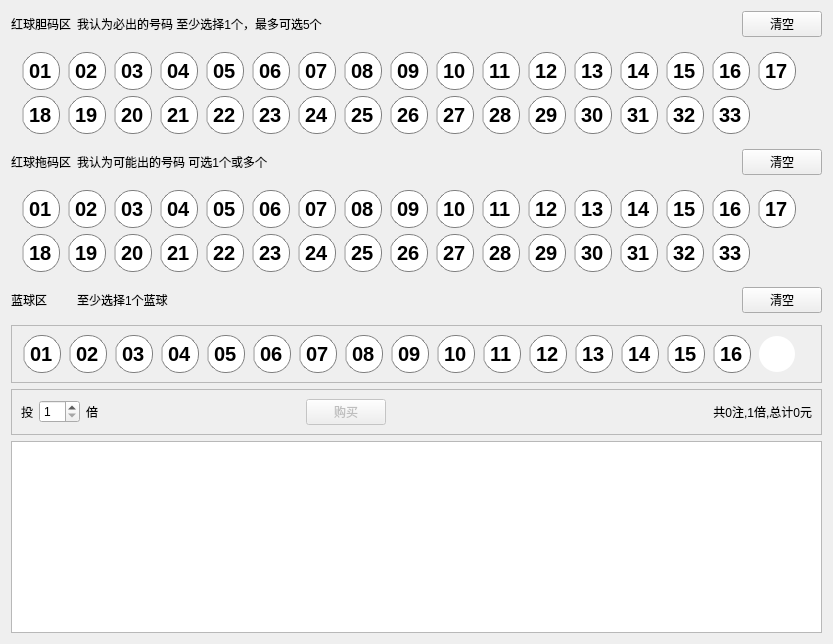
         <widget class="QWidget" name="tab_6">
          <attribute name="title">
           <string>胆拖投注</string>
          </attribute>
          <layout class="QGridLayout" name="gridLayout_13">
           <item row="2" column="2">
            <spacer name="horizontalSpacer_6">
             <property name="orientation">
              <enum>Qt::Horizontal</enum>
             </property>
             <property name="sizeHint" stdset="0">
              <size>
               <width>332</width>
               <height>20</height>
              </size>
             </property>
            </spacer>
           </item>
           <item row="2" column="3">
            <widget class="QPushButton" name="TRC">
             <property name="text">
              <string>清空</string>
             </property>
            </widget>
           </item>
           <item row="0" column="0">
            <widget class="QLabel" name="label_9">
             <property name="text">
              <string>红球胆码区</string>
             </property>
            </widget>
           </item>
           <item row="2" column="1">
            <widget class="QLabel" name="label_13">
             <property name="text">
              <string>我认为可能出的号码 可选1个或多个</string>
             </property>
            </widget>
           </item>
           <item row="6" column="0" colspan="4">
            <widget class="QFrame" name="DTBF">
             <property name="styleSheet">
              <string notr="true">QCheckBox::indicator{
  width: 0;
}
QCheckBox{
  font-weight: bold;
  font-size: 20px;
  min-width: 36px;
  max-width: 36px;
  max-height: 36px;
  min-height: 36px;
  border-style: solid;
  border-width: 1px;
  border-radius: 18px;
  border-color: gray;
  background: white;
}
QCheckBox:checked{
  color: white;
  border-width: 0;
  background: blue;
}</string>
             </property>
             <property name="frameShape">
              <enum>QFrame::StyledPanel</enum>
             </property>
             <property name="frameShadow">
              <enum>QFrame::Raised</enum>
             </property>
             <layout class="QGridLayout" name="gridLayout_11">
              <item row="0" column="16">
               <widget class="QPushButton" name="DTB0">
                <property name="styleSheet">
                 <string notr="true">QPushButton {
  font-weight: bold;
  font-size: 20px;
  min-width: 36px;
  max-width: 36px;
  max-height: 36px;
  min-height: 36px;
  border-width: 0;
  border-radius: 18px;
  background: white;
}</string>
                </property>
                <property name="text">
                 <string/>
                </property>
               </widget>
              </item>
              <item row="0" column="0">
               <widget class="QCheckBox" name="DTB1">
                <property name="text">
                 <string>01</string>
                </property>
               </widget>
              </item>
              <item row="0" column="1">
               <widget class="QCheckBox" name="DTB2">
                <property name="text">
                 <string>02</string>
                </property>
               </widget>
              </item>
              <item row="0" column="2">
               <widget class="QCheckBox" name="DTB3">
                <property name="text">
                 <string>03</string>
                </property>
               </widget>
              </item>
              <item row="0" column="3">
               <widget class="QCheckBox" name="DTB4">
                <property name="text">
                 <string>04</string>
                </property>
               </widget>
              </item>
              <item row="0" column="4">
               <widget class="QCheckBox" name="DTB5">
                <property name="text">
                 <string>05</string>
                </property>
               </widget>
              </item>
              <item row="0" column="5">
               <widget class="QCheckBox" name="DTB6">
                <property name="text">
                 <string>06</string>
                </property>
               </widget>
              </item>
              <item row="0" column="6">
               <widget class="QCheckBox" name="DTB7">
                <property name="text">
                 <string>07</string>
                </property>
               </widget>
              </item>
              <item row="0" column="7">
               <widget class="QCheckBox" name="DTB8">
                <property name="text">
                 <string>08</string>
                </property>
               </widget>
              </item>
              <item row="0" column="8">
               <widget class="QCheckBox" name="DTB9">
                <property name="text">
                 <string>09</string>
                </property>
               </widget>
              </item>
              <item row="0" column="9">
               <widget class="QCheckBox" name="DTB10">
                <property name="text">
                 <string>10</string>
                </property>
               </widget>
              </item>
              <item row="0" column="10">
               <widget class="QCheckBox" name="DTB11">
                <property name="text">
                 <string>11</string>
                </property>
               </widget>
              </item>
              <item row="0" column="11">
               <widget class="QCheckBox" name="DTB12">
                <property name="text">
                 <string>12</string>
                </property>
               </widget>
              </item>
              <item row="0" column="12">
               <widget class="QCheckBox" name="DTB13">
                <property name="text">
                 <string>13</string>
                </property>
               </widget>
              </item>
              <item row="0" column="13">
               <widget class="QCheckBox" name="DTB14">
                <property name="text">
                 <string>14</string>
                </property>
               </widget>
              </item>
              <item row="0" column="14">
               <widget class="QCheckBox" name="DTB15">
                <property name="text">
                 <string>15</string>
                </property>
               </widget>
              </item>
              <item row="0" column="15">
               <widget class="QCheckBox" name="DTB16">
                <property name="text">
                 <string>16</string>
                </property>
               </widget>
              </item>
             </layout>
            </widget>
           </item>
           <item row="4" column="1">
            <widget class="QLabel" name="label_14">
             <property name="text">
              <string>至少选择1个蓝球</string>
             </property>
            </widget>
           </item>
           <item row="7" column="0" colspan="4">
            <widget class="QFrame" name="frame_5">
             <property name="frameShape">
              <enum>QFrame::StyledPanel</enum>
             </property>
             <property name="frameShadow">
              <enum>QFrame::Raised</enum>
             </property>
             <layout class="QGridLayout" name="gridLayout_12">
              <item row="0" column="0">
               <widget class="QLabel" name="label_15">
                <property name="text">
                 <string>投</string>
                </property>
               </widget>
              </item>
              <item row="0" column="4">
               <widget class="QPushButton" name="DTPur">
                <property name="enabled">
                 <bool>false</bool>
                </property>
                <property name="text">
                 <string>购买</string>
                </property>
               </widget>
              </item>
              <item row="0" column="6">
               <widget class="QLabel" name="DantuoResult">
                <property name="minimumSize">
                 <size>
                  <width>218</width>
                  <height>24</height>
                 </size>
                </property>
                <property name="layoutDirection">
                 <enum>Qt::LeftToRight</enum>
                </property>
                <property name="text">
                 <string>共0注,1倍,总计0元</string>
                </property>
                <property name="alignment">
                 <set>Qt::AlignRight|Qt::AlignTrailing|Qt::AlignVCenter</set>
                </property>
               </widget>
              </item>
              <item row="0" column="2">
               <widget class="QLabel" name="label_17">
                <property name="text">
                 <string>倍</string>
                </property>
               </widget>
              </item>
              <item row="0" column="3">
               <spacer name="horizontalSpacer_8">
                <property name="orientation">
                 <enum>Qt::Horizontal</enum>
                </property>
                <property name="sizeHint" stdset="0">
                 <size>
                  <width>40</width>
                  <height>20</height>
                 </size>
                </property>
               </spacer>
              </item>
              <item row="0" column="1">
               <widget class="QSpinBox" name="DTP">
                <property name="minimum">
                 <number>1</number>
                </property>
               </widget>
              </item>
              <item row="0" column="5">
               <spacer name="horizontalSpacer_9">
                <property name="orientation">
                 <enum>Qt::Horizontal</enum>
                </property>
                <property name="sizeHint" stdset="0">
                 <size>
                  <width>40</width>
                  <height>20</height>
                 </size>
                </property>
               </spacer>
              </item>
             </layout>
            </widget>
           </item>
           <item row="4" column="0">
            <widget class="QLabel" name="label_11">
             <property name="text">
              <string>蓝球区</string>
             </property>
            </widget>
           </item>
           <item row="2" column="0">
            <widget class="QLabel" name="label_10">
             <property name="text">
              <string>红球拖码区</string>
             </property>
            </widget>
           </item>
           <item row="4" column="3">
            <widget class="QPushButton" name="DTBC">
             <property name="text">
              <string>清空</string>
             </property>
            </widget>
           </item>
           <item row="0" column="2">
            <spacer name="horizontalSpacer_5">
             <property name="orientation">
              <enum>Qt::Horizontal</enum>
             </property>
             <property name="sizeHint" stdset="0">
              <size>
               <width>407</width>
               <height>20</height>
              </size>
             </property>
            </spacer>
           </item>
           <item row="0" column="3">
            <widget class="QPushButton" name="DRC">
             <property name="text">
              <string>清空</string>
             </property>
            </widget>
           </item>
           <item row="4" column="2" rowspan="2">
            <spacer name="horizontalSpacer_7">
             <property name="orientation">
              <enum>Qt::Horizontal</enum>
             </property>
             <property name="sizeHint" stdset="0">
              <size>
               <width>407</width>
               <height>20</height>
              </size>
             </property>
            </spacer>
           </item>
           <item row="0" column="1">
            <widget class="QLabel" name="label_12">
             <property name="text">
              <string>我认为必出的号码 至少选择1个，最多可选5个</string>
             </property>
            </widget>
           </item>
           <item row="3" column="0" colspan="4">
            <widget class="QFrame" name="TRF">
             <property name="styleSheet">
              <string notr="true">QCheckBox::indicator{
  width: 0;
}
QCheckBox{
  font-weight: bold;
  font-size: 20px;
  min-width: 36px;
  max-width: 36px;
  max-height: 36px;
  min-height: 36px;
  border-style: solid;
  border-width: 1px;
  border-radius: 18px;
  border-color: gray;
  background: white;
}
QCheckBox:checked{
  color: white;
  border-width: 0;
  background: red;
}</string>
             </property>
             <layout class="QGridLayout" name="gridLayout_10">
              <item row="0" column="0">
               <widget class="QCheckBox" name="TR1">
                <property name="text">
                 <string>01</string>
                </property>
               </widget>
              </item>
              <item row="0" column="1">
               <widget class="QCheckBox" name="TR2">
                <property name="text">
                 <string>02</string>
                </property>
               </widget>
              </item>
              <item row="0" column="2">
               <widget class="QCheckBox" name="TR3">
                <property name="text">
                 <string>03</string>
                </property>
               </widget>
              </item>
              <item row="0" column="3">
               <widget class="QCheckBox" name="TR4">
                <property name="text">
                 <string>04</string>
                </property>
               </widget>
              </item>
              <item row="1" column="4">
               <widget class="QCheckBox" name="TR22">
                <property name="text">
                 <string>22</string>
                </property>
               </widget>
              </item>
              <item row="1" column="5">
               <widget class="QCheckBox" name="TR23">
                <property name="text">
                 <string>23</string>
                </property>
               </widget>
              </item>
              <item row="1" column="6">
               <widget class="QCheckBox" name="TR24">
                <property name="text">
                 <string>24</string>
                </property>
               </widget>
              </item>
              <item row="1" column="7">
               <widget class="QCheckBox" name="TR25">
                <property name="text">
                 <string>25</string>
                </property>
               </widget>
              </item>
              <item row="0" column="8">
               <widget class="QCheckBox" name="TR9">
                <property name="text">
                 <string>09</string>
                </property>
               </widget>
              </item>
              <item row="0" column="9">
               <widget class="QCheckBox" name="TR10">
                <property name="text">
                 <string>10</string>
                </property>
               </widget>
              </item>
              <item row="0" column="10">
               <widget class="QCheckBox" name="TR11">
                <property name="text">
                 <string>11</string>
                </property>
               </widget>
              </item>
              <item row="0" column="11">
               <widget class="QCheckBox" name="TR12">
                <property name="text">
                 <string>12</string>
                </property>
               </widget>
              </item>
              <item row="1" column="12">
               <widget class="QCheckBox" name="TR30">
                <property name="text">
                 <string>30</string>
                </property>
               </widget>
              </item>
              <item row="1" column="13">
               <widget class="QCheckBox" name="TR31">
                <property name="text">
                 <string>31</string>
                </property>
               </widget>
              </item>
              <item row="1" column="14">
               <widget class="QCheckBox" name="TR32">
                <property name="text">
                 <string>32</string>
                </property>
               </widget>
              </item>
              <item row="1" column="15">
               <widget class="QCheckBox" name="TR33">
                <property name="text">
                 <string>33</string>
                </property>
               </widget>
              </item>
              <item row="0" column="16">
               <widget class="QCheckBox" name="TR17">
                <property name="text">
                 <string>17</string>
                </property>
               </widget>
              </item>
              <item row="0" column="15">
               <widget class="QCheckBox" name="TR16">
                <property name="text">
                 <string>16</string>
                </property>
               </widget>
              </item>
              <item row="0" column="14">
               <widget class="QCheckBox" name="TR15">
                <property name="text">
                 <string>15</string>
                </property>
               </widget>
              </item>
              <item row="0" column="13">
               <widget class="QCheckBox" name="TR14">
                <property name="text">
                 <string>14</string>
                </property>
               </widget>
              </item>
              <item row="0" column="12">
               <widget class="QCheckBox" name="TR13">
                <property name="text">
                 <string>13</string>
                </property>
               </widget>
              </item>
              <item row="1" column="11">
               <widget class="QCheckBox" name="TR29">
                <property name="text">
                 <string>29</string>
                </property>
               </widget>
              </item>
              <item row="1" column="10">
               <widget class="QCheckBox" name="TR28">
                <property name="text">
                 <string>28</string>
                </property>
               </widget>
              </item>
              <item row="1" column="9">
               <widget class="QCheckBox" name="TR27">
                <property name="text">
                 <string>27</string>
                </property>
               </widget>
              </item>
              <item row="1" column="8">
               <widget class="QCheckBox" name="TR26">
                <property name="text">
                 <string>26</string>
                </property>
               </widget>
              </item>
              <item row="0" column="7">
               <widget class="QCheckBox" name="TR8">
                <property name="text">
                 <string>08</string>
                </property>
               </widget>
              </item>
              <item row="0" column="6">
               <widget class="QCheckBox" name="TR7">
                <property name="text">
                 <string>07</string>
                </property>
               </widget>
              </item>
              <item row="0" column="5">
               <widget class="QCheckBox" name="TR6">
                <property name="text">
                 <string>06</string>
                </property>
               </widget>
              </item>
              <item row="0" column="4">
               <widget class="QCheckBox" name="TR5">
                <property name="text">
                 <string>05</string>
                </property>
               </widget>
              </item>
              <item row="1" column="3">
               <widget class="QCheckBox" name="TR21">
                <property name="text">
                 <string>21</string>
                </property>
               </widget>
              </item>
              <item row="1" column="2">
               <widget class="QCheckBox" name="TR20">
                <property name="text">
                 <string>20</string>
                </property>
               </widget>
              </item>
              <item row="1" column="1">
               <widget class="QCheckBox" name="TR19">
                <property name="text">
                 <string>19</string>
                </property>
               </widget>
              </item>
              <item row="1" column="0">
               <widget class="QCheckBox" name="TR18">
                <property name="text">
                 <string>18</string>
                </property>
               </widget>
              </item>
             </layout>
            </widget>
           </item>
           <item row="1" column="0" colspan="4">
            <widget class="QFrame" name="DRF">
             <property name="styleSheet">
              <string notr="true">QCheckBox::indicator{
  width: 0;
}
QCheckBox{
  font-weight: bold;
  font-size: 20px;
  min-width: 36px;
  max-width: 36px;
  max-height: 36px;
  min-height: 36px;
  border-style: solid;
  border-width: 1px;
  border-radius: 18px;
  border-color: gray;
  background: white;
}
QCheckBox:checked{
  color: white;
  border-width: 0;
  background: red;
}</string>
             </property>
             <layout class="QGridLayout" name="gridLayout_9">
              <item row="0" column="0">
               <widget class="QCheckBox" name="DR1">
                <property name="text">
                 <string>01</string>
                </property>
               </widget>
              </item>
              <item row="0" column="1">
               <widget class="QCheckBox" name="DR2">
                <property name="text">
                 <string>02</string>
                </property>
               </widget>
              </item>
              <item row="0" column="2">
               <widget class="QCheckBox" name="DR3">
                <property name="text">
                 <string>03</string>
                </property>
               </widget>
              </item>
              <item row="0" column="3">
               <widget class="QCheckBox" name="DR4">
                <property name="text">
                 <string>04</string>
                </property>
               </widget>
              </item>
              <item row="0" column="4">
               <widget class="QCheckBox" name="DR5">
                <property name="text">
                 <string>05</string>
                </property>
               </widget>
              </item>
              <item row="0" column="5">
               <widget class="QCheckBox" name="DR6">
                <property name="text">
                 <string>06</string>
                </property>
               </widget>
              </item>
              <item row="0" column="6">
               <widget class="QCheckBox" name="DR7">
                <property name="text">
                 <string>07</string>
                </property>
               </widget>
              </item>
              <item row="0" column="7">
               <widget class="QCheckBox" name="DR8">
                <property name="text">
                 <string>08</string>
                </property>
               </widget>
              </item>
              <item row="0" column="8">
               <widget class="QCheckBox" name="DR9">
                <property name="text">
                 <string>09</string>
                </property>
               </widget>
              </item>
              <item row="0" column="9">
               <widget class="QCheckBox" name="DR10">
                <property name="text">
                 <string>10</string>
                </property>
               </widget>
              </item>
              <item row="0" column="10">
               <widget class="QCheckBox" name="DR11">
                <property name="text">
                 <string>11</string>
                </property>
               </widget>
              </item>
              <item row="0" column="11">
               <widget class="QCheckBox" name="DR12">
                <property name="text">
                 <string>12</string>
                </property>
               </widget>
              </item>
              <item row="0" column="12">
               <widget class="QCheckBox" name="DR13">
                <property name="text">
                 <string>13</string>
                </property>
               </widget>
              </item>
              <item row="0" column="13">
               <widget class="QCheckBox" name="DR14">
                <property name="text">
                 <string>14</string>
                </property>
               </widget>
              </item>
              <item row="0" column="14">
               <widget class="QCheckBox" name="DR15">
                <property name="text">
                 <string>15</string>
                </property>
               </widget>
              </item>
              <item row="0" column="15">
               <widget class="QCheckBox" name="DR16">
                <property name="text">
                 <string>16</string>
                </property>
               </widget>
              </item>
              <item row="0" column="16">
               <widget class="QCheckBox" name="DR17">
                <property name="text">
                 <string>17</string>
                </property>
               </widget>
              </item>
              <item row="1" column="15">
               <widget class="QCheckBox" name="DR33">
                <property name="text">
                 <string>33</string>
                </property>
               </widget>
              </item>
              <item row="1" column="14">
               <widget class="QCheckBox" name="DR32">
                <property name="text">
                 <string>32</string>
                </property>
               </widget>
              </item>
              <item row="1" column="13">
               <widget class="QCheckBox" name="DR31">
                <property name="text">
                 <string>31</string>
                </property>
               </widget>
              </item>
              <item row="1" column="12">
               <widget class="QCheckBox" name="DR30">
                <property name="text">
                 <string>30</string>
                </property>
               </widget>
              </item>
              <item row="1" column="11">
               <widget class="QCheckBox" name="DR29">
                <property name="text">
                 <string>29</string>
                </property>
               </widget>
              </item>
              <item row="1" column="10">
               <widget class="QCheckBox" name="DR28">
                <property name="text">
                 <string>28</string>
                </property>
               </widget>
              </item>
              <item row="1" column="9">
               <widget class="QCheckBox" name="DR27">
                <property name="text">
                 <string>27</string>
                </property>
               </widget>
              </item>
              <item row="1" column="8">
               <widget class="QCheckBox" name="DR26">
                <property name="text">
                 <string>26</string>
                </property>
               </widget>
              </item>
              <item row="1" column="7">
               <widget class="QCheckBox" name="DR25">
                <property name="text">
                 <string>25</string>
                </property>
               </widget>
              </item>
              <item row="1" column="6">
               <widget class="QCheckBox" name="DR24">
                <property name="text">
                 <string>24</string>
                </property>
               </widget>
              </item>
              <item row="1" column="5">
               <widget class="QCheckBox" name="DR23">
                <property name="text">
                 <string>23</string>
                </property>
               </widget>
              </item>
              <item row="1" column="4">
               <widget class="QCheckBox" name="DR22">
                <property name="text">
                 <string>22</string>
                </property>
               </widget>
              </item>
              <item row="1" column="3">
               <widget class="QCheckBox" name="DR21">
                <property name="text">
                 <string>21</string>
                </property>
               </widget>
              </item>
              <item row="1" column="2">
               <widget class="QCheckBox" name="DR20">
                <property name="text">
                 <string>20</string>
                </property>
               </widget>
              </item>
              <item row="1" column="1">
               <widget class="QCheckBox" name="DR19">
                <property name="text">
                 <string>19</string>
                </property>
               </widget>
              </item>
              <item row="1" column="0">
               <widget class="QCheckBox" name="DR18">
                <property name="text">
                 <string>18</string>
                </property>
               </widget>
              </item>
             </layout>
            </widget>
           </item>
           <item row="8" column="0" colspan="4">
            <widget class="QTextBrowser" name="DanTuoPur">
             <property name="html">
              <string>&lt;!DOCTYPE HTML PUBLIC &quot;-//W3C//DTD HTML 4.0//EN&quot; &quot;http://www.w3.org/TR/REC-html40/strict.dtd&quot;&gt;
&lt;html&gt;&lt;head&gt;&lt;meta name=&quot;qrichtext&quot; content=&quot;1&quot; /&gt;&lt;style type=&quot;text/css&quot;&gt;
p, li { white-space: pre-wrap; }
&lt;/style&gt;&lt;/head&gt;&lt;body style=&quot; font-family:'SimSun'; font-size:9pt; font-weight:400; font-style:normal;&quot;&gt;
&lt;p style=&quot;-qt-paragraph-type:empty; margin-top:0px; margin-bottom:0px; margin-left:0px; margin-right:0px; -qt-block-indent:0; text-indent:0px; font-family:'Microsoft YaHei UI';&quot;&gt;&lt;br /&gt;&lt;/p&gt;&lt;/body&gt;&lt;/html&gt;</string>
             </property>
            </widget>
           </item>
          </layout>
         </widget>
